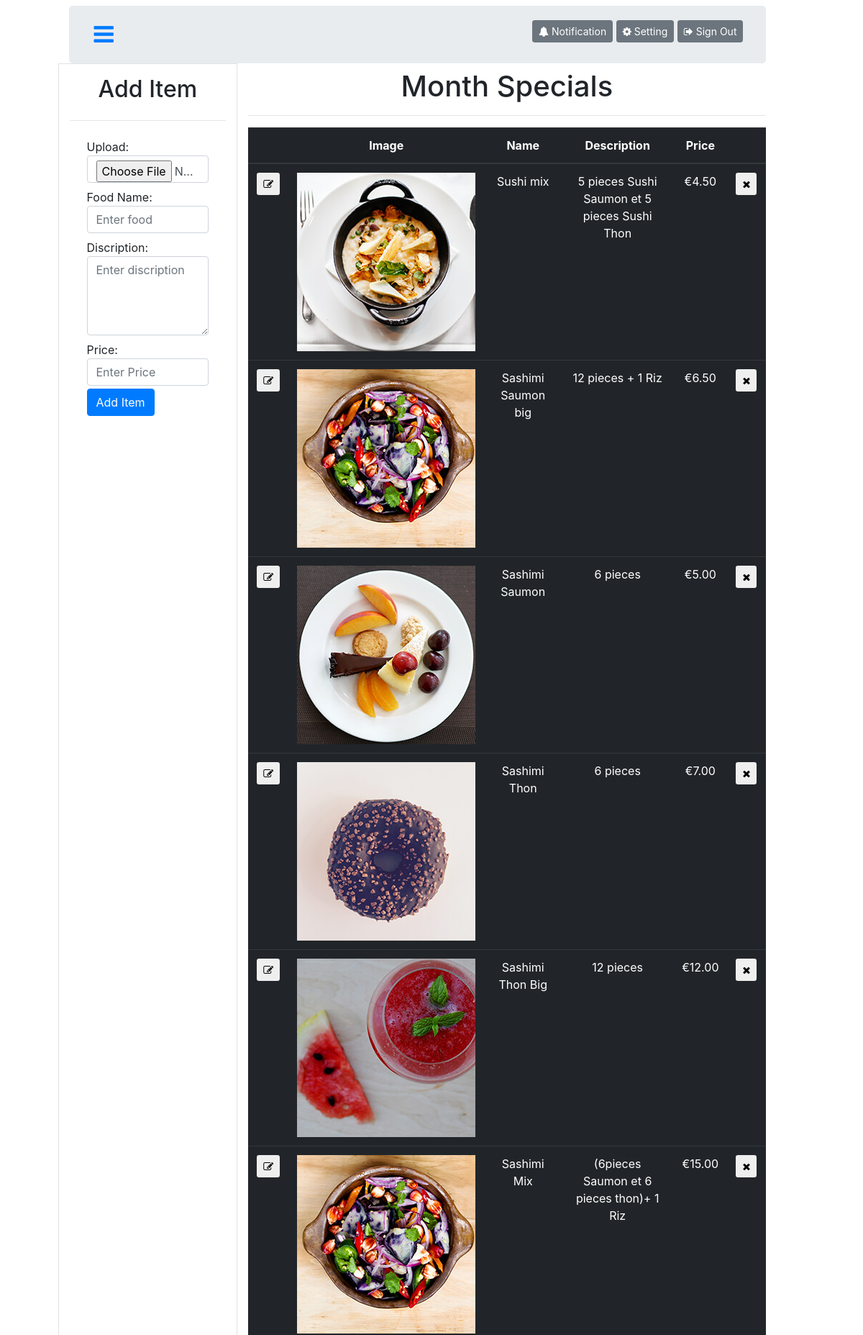
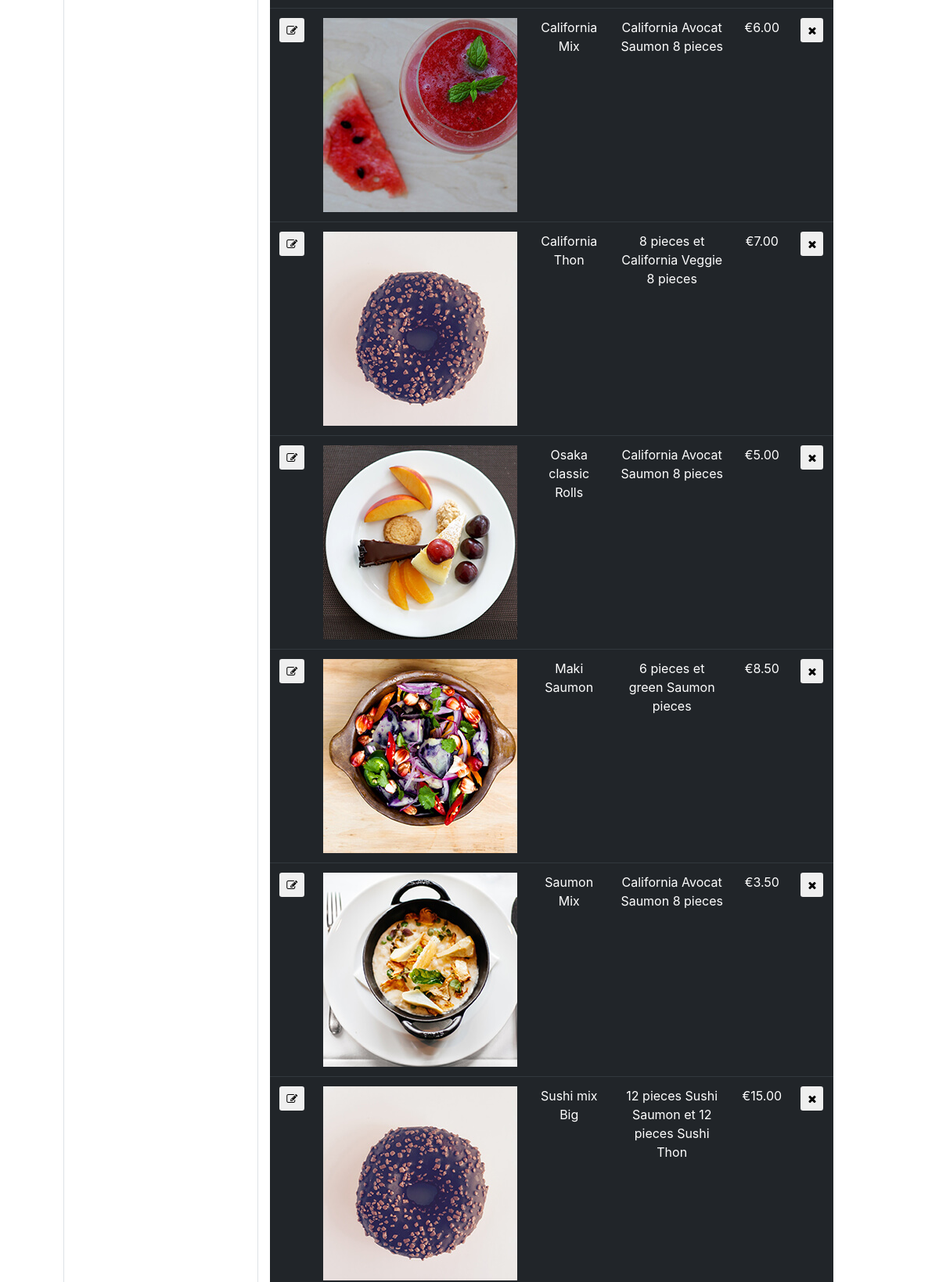
Page /admin/month_special.php (upper part) on the committed database (2 pictures, top to bottom).
### tables this page shows
CREATE TABLE `gallery_month_specials` (
  `id` int(11) NOT NULL,
  `image` longblob NOT NULL,
  `fname` varchar(30) NOT NULL,
  `fdiscription` varchar(100) NOT NULL,
  `fprice` varchar(30) NOT NULL
);

### admin/month_special.php (the view, shortened to what this page needs)
<?php
    require_once 'core/dbconnection.php';
    include 'include/header.php';
    $sql= "SELECT * FROM gallery_month_specials";
    $mon_spe_menu = mysqli_query($conn,  $sql);
?>
<section  class="conternar fluid">
    <div class="row d-flex d-md-block flex-nowrap">
        <div class="col-md-10 col px-5 pl-md-2 pt-2 mx-auto flex-collume">
            <div class="row jumbotron p-3 m-0">
                <header class=" col-md-2 col-3">
                    <a href="#" data-target="#sidebar" data-toggle="collapse" aria-expanded="false"><i class="fa fa-navicon fa-2x py-2 p-1"></i></a>
                </header>
                <div class="col-md-10 ml-0">
                    <div class="float-right" id="signout_button">
                      <button type="button" class="btn btn-secondary btn-sm mt-1"><i class="fa fa-bell pr-1"></i>Notification</button>
                      <button type="button" class="btn btn-secondary btn-sm mt-1 "><i class="fa fa-gear pr-1"></i>Setting</button>
                      <button type="button" class="btn btn-secondary btn-sm mt-1"><i class="fa fa-sign-out pr-1"></i>Sign Out</button>
                    </div>
                </div>
            </div>
            <div class="row flex-fill justify-content-around">
                <div class="col-md-3 col border border-1">
                    <h2 class="text-center p-3"><?=((isset($_GET['edit']))?'Edit':'Add')?> Item</h2>
                    <hr class="mt-0">
                    <form class="form-group pl-4 pr-4 pb-4 pt-0" action="month_special.php<?=((isset($_GET['edit']))?'?edit='.$edit_id:'');?>" method="POST" enctype="multipart/form-data">
                        <?php
                        $s_food_image = '';
                        $food_name='';
                        $food_discription='';
                        $food_price ='';
                        ?>
                        <?php if($s_food_image != ''): ?>
                            <div class="s-food-image">
                                <img src="<?=$s_food_image?>" height="100px">
                                <a href="month_special.php?delete_image=1&edit=<?=$edit_id;?>" class="text-danger">Delete Image</a>
                            </div>
                        <?php else: ?>
                        <label for="image" class="mt-2 mb-0">Upload:</label>
                        <input type="file" name="image" id="image" class="form-control" >
                        <?php endif; ?>
                        <label for="food" class="mt-2 mb-0">Food Name:</label>
                        <input type="text" class="form-control" id="food" placeholder="Enter food" name="food" value="<?=$food_name;?>" >
                        <label for="discription" class="mt-2 mb-0">Discription:</label>
                        <textarea name="discription" rows="4" class="form-control" id="discription" placeholder="Enter discription" value="Testing"><?=$food_discription;?></textarea>
                        <label for="Price" class="mt-2 mb-0">Price:</label>
                        <input type="Price" class="form-control" id="Price" placeholder="Enter Price" name="price" value="<?=$food_price;?>">
                        <input type="submit" value="<?=((isset($_GET['edit']))?'Edit':'Add')?> Item" class="btn btn-primary mt-1" name="m_specialitem">
                    </form>
                </div>
                <div class="col-md-9 colsm-12">
                    <h1 class="text-center pt-2">Month Specials</h1>
                    <hr>
                    <table class="table table-dark table-hover text-center ">
                        <thead>
                          <tr>
                            <th></th>
                            <th>Image</th>
                            <th>Name</th>
                            <th>Description</th>
                            <th>Price</th>
                            <th></th>
                          </tr>
                        </thead>
                        <tbody>
                            <?php while( $mfood=mysqli_fetch_assoc($mon_spe_menu)) : ?>
                          <tr>
                            <td><a href="month_special.php?edit=<?= $mfood['id']; ?>"><button class="btn btn-sm btn-default"><i class="fa fa-edit"></i></button></a></td>
                            <td><img src="<?= $mfood['image'] ?>" height="35%"></td>
                            <td><?= $mfood['fname'] ?></td>
                            <td><?= $mfood['fdiscription'] ?></td>
                            <td>&euro;<?= $mfood['fprice'] ?></td>
                            <td><a href="month_special.php?delete=<?= $mfood['id']; ?>"><button class="btn btn-sm btn-default"><i class="fa fa-close"></i></button></a></td>
                          </tr>
                          <?php endwhile; ?>
                        </tbody>
                    </table>
                </div>
            </div>
        </div>
    </div>
</section>
</body>
</html>

### admin/css/main.css (style rules this page uses)
* { box-sizing: border-box; }

### rows in the picture
gallery_month_specials: image (picture), fname "Sushi mix", fdiscription "5 pieces Sushi Saumon et 5 pieces Sushi Thon", fprice "4.50"
gallery_month_specials: image (picture), fname "Sashimi Saumon big", fdiscription "12 pieces + 1 Riz", fprice "6.50"
gallery_month_specials: image (picture), fname "Sashimi Saumon", fdiscription "6 pieces", fprice "5.00"
gallery_month_specials: image (picture), fname "Sashimi Thon", fdiscription "6 pieces", fprice "7.00"
gallery_month_specials: image (picture), fname "Sashimi Thon Big", fdiscription "12 pieces", fprice "12.00"
gallery_month_specials: image (picture), fname "Sashimi Mix", fdiscription "(6pieces Saumon et 6 pieces thon)+ 1 Riz", fprice "15.00"
gallery_month_specials: image (picture), fname "California Mix", fdiscription "California Avocat Saumon 8 pieces", fprice "6.00"
gallery_month_specials: image (picture), fname "California Thon", fdiscription "8 pieces et California Veggie 8 pieces", fprice "7.00"
gallery_month_specials: image (picture), fname "Osaka classic Rolls", fdiscription "California Avocat Saumon 8 pieces", fprice "5.00"
gallery_month_specials: image (picture), fname "Maki Saumon", fdiscription "6 pieces et green Saumon pieces", fprice "8.50"
gallery_month_specials: image (picture), fname "Saumon Mix", fdiscription "California Avocat Saumon 8 pieces", fprice "3.50"
gallery_month_specials: image (picture), fname "Sushi mix Big", fdiscription "12 pieces Sushi Saumon et 12 pieces Sushi Thon", fprice "15.00"
